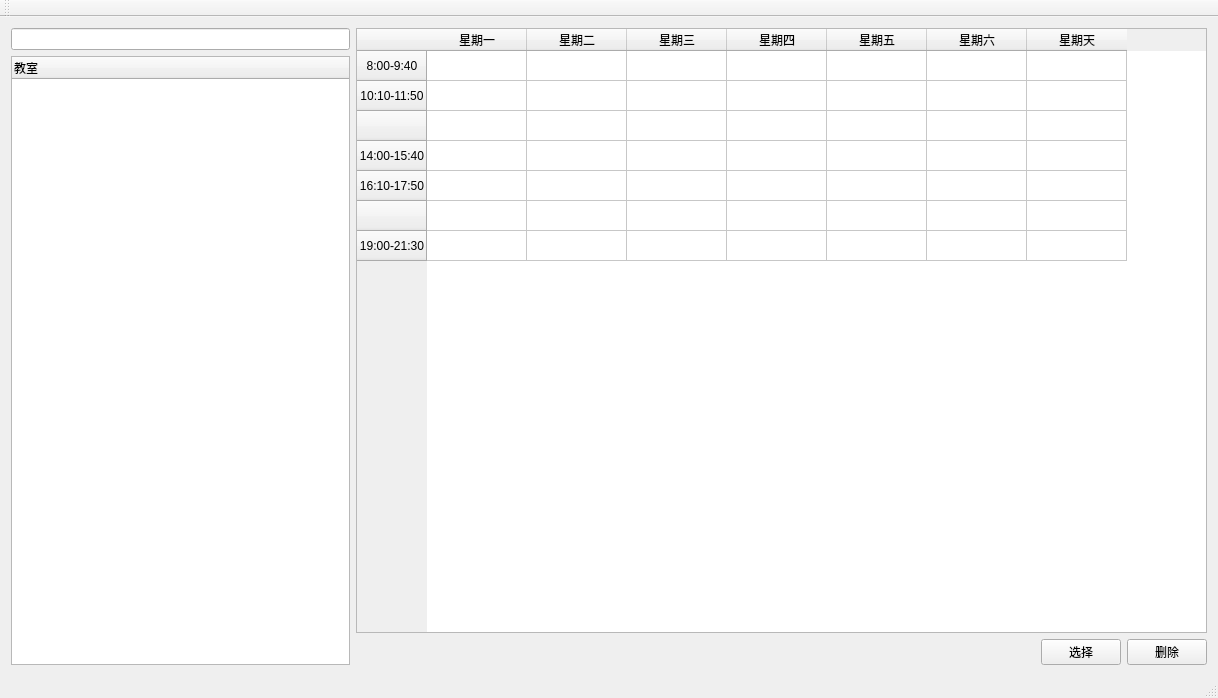
<?xml version="1.0" encoding="UTF-8"?>
<ui version="4.0">
 <class>MathLabClass</class>
 <widget class="QMainWindow" name="MathLabClass">
  <property name="geometry">
   <rect>
    <x>0</x>
    <y>0</y>
    <width>1218</width>
    <height>698</height>
   </rect>
  </property>
  <property name="windowTitle">
   <string>MathLab</string>
  </property>
  <widget class="QWidget" name="centralWidget">
   <layout class="QGridLayout" name="gridLayout" columnstretch="1,2,0,0">
    <item row="0" column="0">
     <widget class="QLineEdit" name="lineEdit_Search"/>
    </item>
    <item row="2" column="2">
     <widget class="QPushButton" name="pushButton_add">
      <property name="text">
       <string>选择</string>
      </property>
     </widget>
    </item>
    <item row="0" column="1" rowspan="2" colspan="3">
     <widget class="QTableWidget" name="tableWidget_Week">
      <property name="maximumSize">
       <size>
        <width>16777215</width>
        <height>16777215</height>
       </size>
      </property>
      <row>
       <property name="text">
        <string>8:00-9:40</string>
       </property>
       <property name="textAlignment">
        <set>AlignHCenter|AlignVCenter|AlignCenter</set>
       </property>
      </row>
      <row>
       <property name="text">
        <string>10:10-11:50</string>
       </property>
       <property name="textAlignment">
        <set>AlignHCenter|AlignVCenter|AlignCenter</set>
       </property>
      </row>
      <row>
       <property name="text">
        <string/>
       </property>
      </row>
      <row>
       <property name="text">
        <string>14:00-15:40</string>
       </property>
       <property name="textAlignment">
        <set>AlignHCenter|AlignVCenter|AlignCenter</set>
       </property>
      </row>
      <row>
       <property name="text">
        <string>16:10-17:50</string>
       </property>
       <property name="textAlignment">
        <set>AlignHCenter|AlignVCenter|AlignCenter</set>
       </property>
      </row>
      <row>
       <property name="text">
        <string/>
       </property>
      </row>
      <row>
       <property name="text">
        <string>19:00-21:30</string>
       </property>
       <property name="textAlignment">
        <set>AlignHCenter|AlignVCenter|AlignCenter</set>
       </property>
      </row>
      <column>
       <property name="text">
        <string>星期一</string>
       </property>
       <property name="textAlignment">
        <set>AlignHCenter|AlignVCenter|AlignCenter</set>
       </property>
      </column>
      <column>
       <property name="text">
        <string>星期二</string>
       </property>
       <property name="textAlignment">
        <set>AlignHCenter|AlignVCenter|AlignCenter</set>
       </property>
      </column>
      <column>
       <property name="text">
        <string>星期三</string>
       </property>
       <property name="textAlignment">
        <set>AlignHCenter|AlignVCenter|AlignCenter</set>
       </property>
      </column>
      <column>
       <property name="text">
        <string>星期四</string>
       </property>
       <property name="textAlignment">
        <set>AlignHCenter|AlignVCenter|AlignCenter</set>
       </property>
      </column>
      <column>
       <property name="text">
        <string>星期五</string>
       </property>
       <property name="textAlignment">
        <set>AlignHCenter|AlignVCenter|AlignCenter</set>
       </property>
      </column>
      <column>
       <property name="text">
        <string>星期六</string>
       </property>
       <property name="textAlignment">
        <set>AlignHCenter|AlignVCenter|AlignCenter</set>
       </property>
      </column>
      <column>
       <property name="text">
        <string>星期天</string>
       </property>
       <property name="textAlignment">
        <set>AlignHCenter|AlignVCenter|AlignCenter</set>
       </property>
      </column>
     </widget>
    </item>
    <item row="2" column="1">
     <spacer name="horizontalSpacer">
      <property name="orientation">
       <enum>Qt::Horizontal</enum>
      </property>
      <property name="sizeHint" stdset="0">
       <size>
        <width>615</width>
        <height>20</height>
       </size>
      </property>
     </spacer>
    </item>
    <item row="1" column="0" rowspan="2">
     <widget class="QTreeWidget" name="treeWidget_Class">
      <property name="sizePolicy">
       <sizepolicy hsizetype="Expanding" vsizetype="Expanding">
        <horstretch>0</horstretch>
        <verstretch>0</verstretch>
       </sizepolicy>
      </property>
      <property name="minimumSize">
       <size>
        <width>0</width>
        <height>0</height>
       </size>
      </property>
      <property name="maximumSize">
       <size>
        <width>16777215</width>
        <height>16777215</height>
       </size>
      </property>
      <column>
       <property name="text">
        <string notr="true">教室</string>
       </property>
      </column>
     </widget>
    </item>
    <item row="2" column="3">
     <widget class="QPushButton" name="pushButton_delete">
      <property name="text">
       <string>删除</string>
      </property>
     </widget>
    </item>
   </layout>
  </widget>
  <widget class="QToolBar" name="mainToolBar">
   <attribute name="toolBarArea">
    <enum>TopToolBarArea</enum>
   </attribute>
   <attribute name="toolBarBreak">
    <bool>false</bool>
   </attribute>
  </widget>
  <widget class="QStatusBar" name="statusBar"/>
 </widget>
 <layoutdefault spacing="6" margin="11"/>
 <resources>
  <include location="Mathlab.qrc"/>
 </resources>
 <connections/>
</ui>
